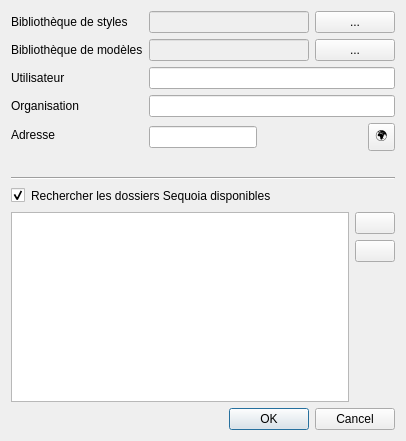
<?xml version="1.0" encoding="UTF-8"?>
<ui version="4.0">
 <class>GlobalSettingsDialog</class>
 <widget class="QDialog" name="GlobalSettingsDialog">
  <property name="geometry">
   <rect>
    <x>0</x>
    <y>0</y>
    <width>406</width>
    <height>441</height>
   </rect>
  </property>
  <property name="windowTitle">
   <string>Paramétrage général</string>
  </property>
  <layout class="QVBoxLayout" name="verticalLayout_2">
   <item>
    <layout class="QFormLayout" name="formLayout">
     <item row="0" column="0">
      <widget class="QLabel" name="label_style">
       <property name="text">
        <string>Bibliothèque de styles</string>
       </property>
      </widget>
     </item>
     <item row="0" column="1">
      <layout class="QHBoxLayout">
       <item>
        <widget class="QLineEdit" name="stylesInput">
         <property name="enabled">
          <bool>false</bool>
         </property>
        </widget>
       </item>
       <item>
        <widget class="QPushButton" name="stylesButton">
         <property name="toolTip">
          <string>Open a style folder</string>
         </property>
         <property name="text">
          <string>...</string>
         </property>
        </widget>
       </item>
      </layout>
     </item>
     <item row="1" column="0">
      <widget class="QLabel" name="label_models">
       <property name="text">
        <string>Bibliothèque de modèles</string>
       </property>
      </widget>
     </item>
     <item row="1" column="1">
      <layout class="QHBoxLayout">
       <item>
        <widget class="QLineEdit" name="modelsInput">
         <property name="enabled">
          <bool>false</bool>
         </property>
        </widget>
       </item>
       <item>
        <widget class="QPushButton" name="modelsButton">
         <property name="toolTip">
          <string>Open a models folder</string>
         </property>
         <property name="text">
          <string>...</string>
         </property>
        </widget>
       </item>
      </layout>
     </item>
     <item row="2" column="0">
      <widget class="QLabel" name="label_user">
       <property name="text">
        <string>Utilisateur</string>
       </property>
      </widget>
     </item>
     <item row="2" column="1">
      <widget class="QLineEdit" name="userInput">
       <property name="enabled">
        <bool>true</bool>
       </property>
      </widget>
     </item>
     <item row="3" column="0">
      <widget class="QLabel" name="label">
       <property name="text">
        <string>Organisation</string>
       </property>
      </widget>
     </item>
     <item row="3" column="1">
      <widget class="QLineEdit" name="orga"/>
     </item>
     <item row="4" column="0">
      <widget class="QLabel" name="label_2">
       <property name="text">
        <string>Adresse</string>
       </property>
      </widget>
     </item>
     <item row="4" column="1">
      <layout class="QHBoxLayout">
       <item>
        <widget class="QLineEdit" name="adress"/>
       </item>
       <item>
        <spacer name="horizontalSpacer">
         <property name="orientation">
          <enum>Qt::Horizontal</enum>
         </property>
         <property name="sizeHint" stdset="0">
          <size>
           <width>20</width>
           <height>20</height>
          </size>
         </property>
        </spacer>
       </item>
       <item>
        <widget class="QToolButton" name="open_maps">
         <property name="toolTip">
          <string>Ouvrir dans Maps</string>
         </property>
         <property name="text">
          <string>🌍</string>
         </property>
        </widget>
       </item>
      </layout>
     </item>
     <item row="5" column="0">
      <widget class="QLabel" name="label_3">
       <property name="text">
        <string/>
       </property>
      </widget>
     </item>
    </layout>
   </item>
   <item>
    <widget class="Line" name="line">
     <property name="orientation">
      <enum>Qt::Horizontal</enum>
     </property>
    </widget>
   </item>
   <item>
    <layout class="QHBoxLayout" name="horizontalLayout_2">
     <item>
      <widget class="QCheckBox" name="cb_suggest_enabled">
       <property name="toolTip">
        <string>Proposer des dossiers de projets en fonction du nom</string>
       </property>
       <property name="text">
        <string/>
       </property>
       <property name="checked">
        <bool>true</bool>
       </property>
      </widget>
     </item>
     <item>
      <widget class="QLabel" name="label_5">
       <property name="text">
        <string>Rechercher les dossiers Sequoia disponibles</string>
       </property>
      </widget>
     </item>
     <item>
      <spacer name="horizontalSpacer_2">
       <property name="orientation">
        <enum>Qt::Horizontal</enum>
       </property>
       <property name="sizeHint" stdset="0">
        <size>
         <width>40</width>
         <height>20</height>
        </size>
       </property>
      </spacer>
     </item>
    </layout>
   </item>
   <item>
    <layout class="QHBoxLayout" name="horizontalLayout_3">
     <item>
      <widget class="QListWidget" name="list_seq_suggestions"/>
     </item>
     <item>
      <layout class="QVBoxLayout" name="verticalLayout">
       <item>
        <widget class="QPushButton" name="btn_add_project_suggestion">
         <property name="toolTip">
          <string>&lt;html&gt;&lt;head/&gt;&lt;body&gt;&lt;p&gt;Ajouter un dossier&lt;/p&gt;&lt;/body&gt;&lt;/html&gt;</string>
         </property>
         <property name="text">
          <string/>
         </property>
        </widget>
       </item>
       <item>
        <widget class="QPushButton" name="btn_rm_project_suggestion">
         <property name="toolTip">
          <string>&lt;html&gt;&lt;head/&gt;&lt;body&gt;&lt;p&gt;Supprimer les dossiers sélectionnés&lt;/p&gt;&lt;/body&gt;&lt;/html&gt;</string>
         </property>
         <property name="text">
          <string/>
         </property>
        </widget>
       </item>
       <item>
        <spacer name="verticalSpacer">
         <property name="orientation">
          <enum>Qt::Vertical</enum>
         </property>
         <property name="sizeHint" stdset="0">
          <size>
           <width>20</width>
           <height>40</height>
          </size>
         </property>
        </spacer>
       </item>
      </layout>
     </item>
    </layout>
   </item>
   <item>
    <widget class="QDialogButtonBox" name="buttonBox">
     <property name="orientation">
      <enum>Qt::Horizontal</enum>
     </property>
     <property name="standardButtons">
      <set>QDialogButtonBox::Cancel|QDialogButtonBox::Ok</set>
     </property>
    </widget>
   </item>
  </layout>
 </widget>
 <resources/>
 <connections>
  <connection>
   <sender>buttonBox</sender>
   <signal>accepted()</signal>
   <receiver>GlobalSettingsDialog</receiver>
   <slot>accept()</slot>
   <hints>
    <hint type="sourcelabel">
     <x>20</x>
     <y>20</y>
    </hint>
    <hint type="destinationlabel">
     <x>20</x>
     <y>20</y>
    </hint>
   </hints>
  </connection>
  <connection>
   <sender>buttonBox</sender>
   <signal>rejected()</signal>
   <receiver>GlobalSettingsDialog</receiver>
   <slot>reject()</slot>
   <hints>
    <hint type="sourcelabel">
     <x>20</x>
     <y>20</y>
    </hint>
    <hint type="destinationlabel">
     <x>20</x>
     <y>20</y>
    </hint>
   </hints>
  </connection>
 </connections>
</ui>
